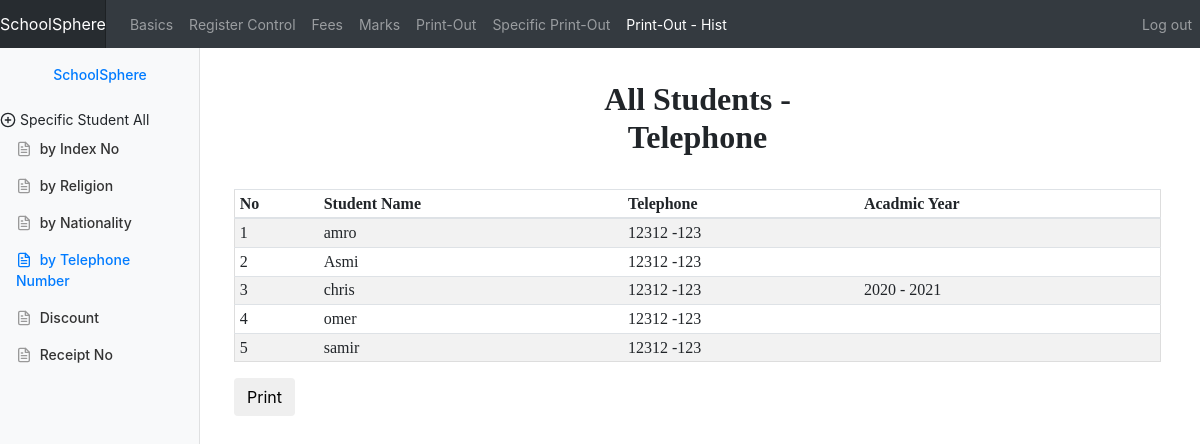
The app's page /SReportAllStudents_phone.php (signed in) with its own data.
### tables this page shows
CREATE TABLE `student` (
  `Id_Student` int(15) NOT NULL,
  `StudentName` varchar(20) NOT NULL,
  `Dateofbirth` date NOT NULL,
  `Nationality` varchar(20) NOT NULL,
  `Religion` varchar(20) NOT NULL,
  `Address_area` varchar(255) NOT NULL,
  `phone1` varchar(20) NOT NULL,
  `phone2` varchar(20) NOT NULL,
  `Email` varchar(150) NOT NULL,
  `IndexNo` varchar(20) NOT NULL,
  `acadmicyear` varchar(15) NOT NULL,
  `whodidit` varchar(25) NOT NULL DEFAULT 'admin',
  `whenwasit` timestamp NOT NULL DEFAULT current_timestamp()
);

### SReportAllStudents_phone.php (the view, shortened to what this page needs)
<?php
require_once("config.php");
require_once('sidebar.php');
?>
<!doctype html>
<html lang="en">
  <head>
    <link href="css/bootstrap.min.css" rel="stylesheet">
    <link href="dashboard.css" rel="stylesheet">
  </head>
  <body>
    <main role="main" class="col-md-9 ml-sm-auto col-lg-10 pt-3 px-4">
      <div id="printableArea" class="box-body" style="font-family:'Droid Arabic Naskh', serif;">
        <h2><?php include('headerforprint.php'); ?></h2>
        <div class="table-responsive">
          <?php
        $SqlCommandForCFe = " SELECT `Id_Student`, `StudentName`, `Dateofbirth`, `Nationality`, `Religion`, `IndexNo` ,
        `phone1`, `phone2` , `acadmicyear` FROM `student` order by StudentName ";
        $CheckIfHereInF      = mysqli_query($link, $SqlCommandForCFe);
        ?>
          <table id="myTable" class="table table-striped table-sm">
            <thead>
              <tr>
                <th onclick="sortTableNumber(0)">No</th>
                <th onclick="sortTable(1)">Student Name</th>
                <th onclick="sortTable(2)">Telephone</th>
                <th onclick="sortTable(3)">Acadmic Year</th>
              </tr>
            </thead>
            <tbody>
              <?php
            $count = 1;
            while ($CheckIfReturnInF   = mysqli_fetch_array($CheckIfHereInF)) {
              echo "<tr>";
              echo "  <td>" . $count . "</td>";
              $count++;
              echo "  <td>" . $CheckIfReturnInF['StudentName'] . "</td>";
              echo "<td>".$CheckIfReturnInF['phone1'];
if (empty($CheckIfReturnInF['phone2']))
    echo " ";
    else
    echo " -". $CheckIfReturnInF['phone2'];
              echo "</td>";
              echo " <td>" . $CheckIfReturnInF['acadmicyear'] . "</td>";
              echo "</tr>";
            }
            ?>
            </tbody>
          </table>
          </head>
</html>
<button type="submit" onclick="printDiv('printableArea')" class="btn btn-default">Print</button>

### dashboard.css (style rules this page uses)
body { font-size: .875rem; }

### SReportAllStudents_phone.php (style rules this page uses)
table { border-spacing: 0; width: 100%; border: 1px solid #ddd; }
th { cursor: pointer; }
th, td { text-align: left; padding: 16px; }

### records on screen
student: StudentName "amro", phone1 "12312", phone2 "123"
student: StudentName "Asmi", phone1 "12312", phone2 "123"
student: StudentName "chris", phone1 "12312", phone2 "123", acadmicyear "2020 - 2021"
student: StudentName "omer", phone1 "12312", phone2 "123"
student: StudentName "samir", phone1 "12312", phone2 "123"

### other values on screen
$SYSTEM_NAME "SchoolSphere"
$formnameheaderforprint "All Students - Telephone"
